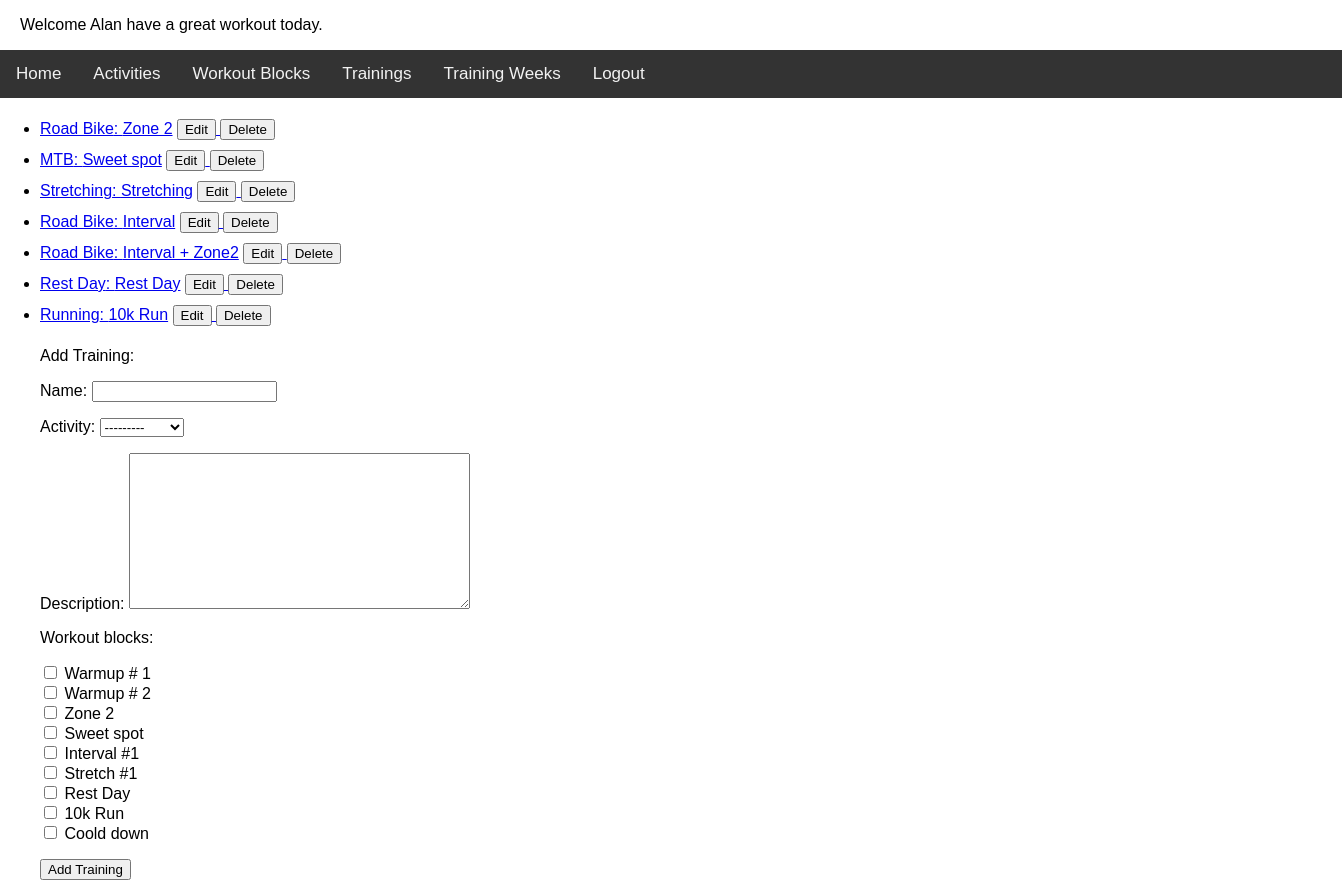
The page /trainingz_app/list_trainings/ (signed in, upper part) on the database as committed earlier.
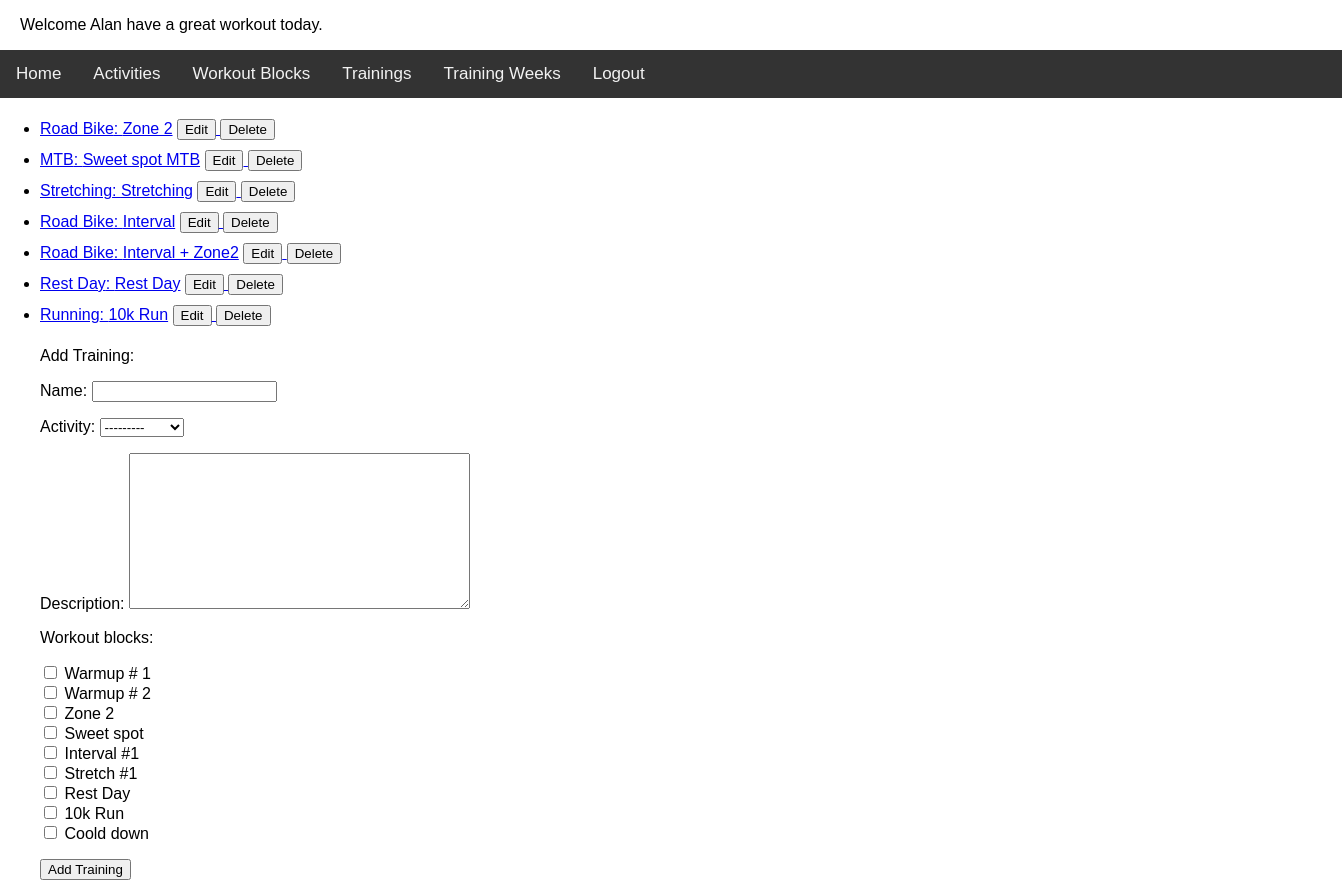
The same page on the database as committed later.
### trainingz_app/models.py (models this page shows)
class Training(models.Model):
    name = models.CharField(max_length=50)
    activity = models.ForeignKey(Activity, on_delete=models.CASCADE)
    description = models.TextField()
    workout_blocks = models.ManyToManyField(WorkoutBlock)
    def __str__(self):
        return self.name
    def get_absolute_url(self):
        return reverse("detail_training", args=(self.id,))
    def get_update_url(self):
        return reverse("update_training", kwargs={"id": self.id})
    def get_delete_url(self):
        return reverse("delete_training", kwargs={"id": self.id})

class Activity(models.Model):
    name = models.CharField(max_length=40)
    def __str__(self):
        return self.name

### trainingz_app/views.py (the view, shortened to what this page needs)
class ShowTrainingsView(LoginRequiredMixin, View):
    def get(self, request):
        form = AddTrainingForm()
        return render(
            request,
            "list_trainings.html",
            {"object_list": Training.objects.all(), "form": form},
        )

### trainingz_app/forms.py
class AddTrainingForm(forms.ModelForm):
    class Meta:
        model = Training
        exclude = ["duration"]
        widgets = {"workout_blocks": CheckboxSelectMultiple}

### trainingz_app/context_processor.py (called while the page is built)
def get_date(request):
    return {"date": datetime.now()}

### trainingz_app/models.py (called while the page is built)
    def __str__(self):
        return self.name

### trainingz_app/templates/list_trainings.html (shortened to what this page needs)
{% extends 'base.html' %}
{% block trainingz %}
    <ul>
        {% for item in object_list %}
            <li style="padding-block:5px">
                <a href="{{ item.get_absolute_url }}">{{ item.activity }}: {{ item }}</a>
                <a href="{{ item.get_update_url }}">
                    <button>Edit</button>
                </a>
                <a href="{{ item.get_delete_url }}">
                    <button>Delete</button>
                </a>
            </li>
        {% endfor %}
        <form method="POST">
            <p>Add Training:</p>
            {{ form.as_p }}
            <input type="submit" value="Add Training">
    </ul>
{% endblock %}

Rows that differ between the two databases and show on the page:
changed Training "MTB": name "Sweet spot" → "Sweet spot MTB"
